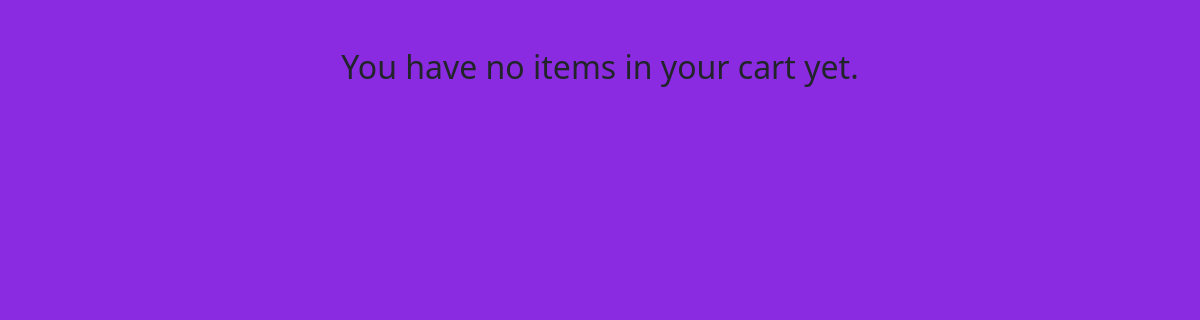
Page /cart/ (signed in) on the earlier database version.
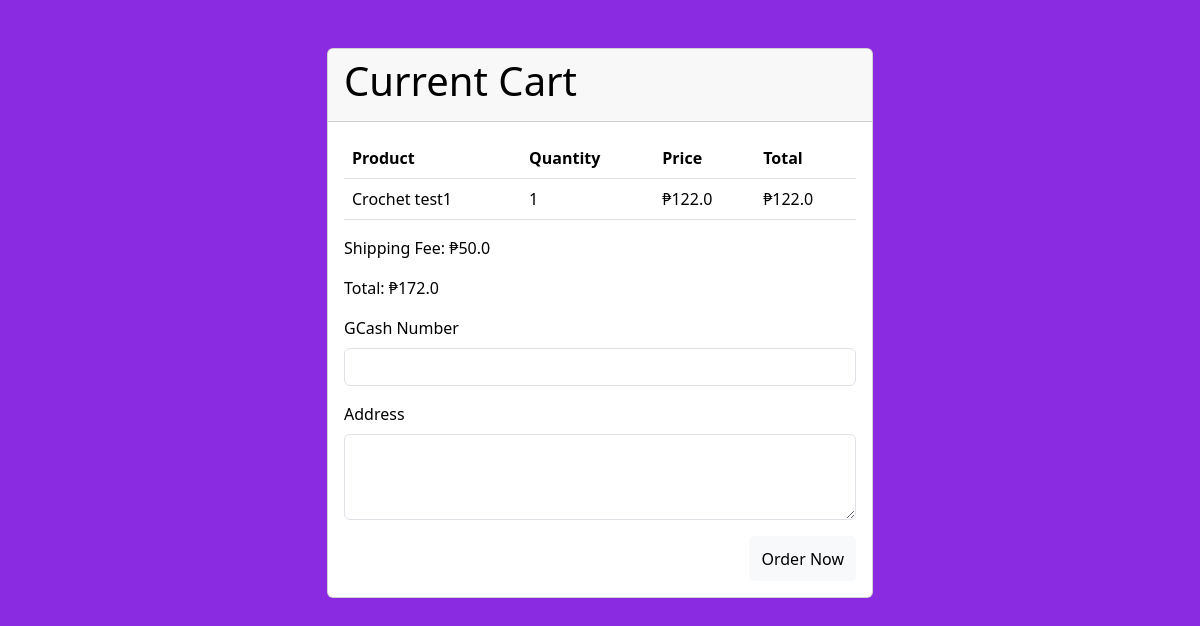
Same page on the later database version.
### main/models.py (models this page shows, shortened)
class CartItem(models.Model):
    order = models.ForeignKey(Cart, on_delete=models.CASCADE)
    product = models.ForeignKey(Product, on_delete=models.CASCADE)
    quantity = models.PositiveIntegerField()
    additional_notes = models.TextField(null=True)

class Product(models.Model):
    CATEGORY_CHOICES = (
        ('Audio', 'Audio'),
        ('Home', 'Home'),
        ('Accessories', 'Accessories'),
    )
    name = models.CharField(max_length=255)
    price = models.FloatField()
    image1 = models.ImageField(upload_to='product_images/', blank=True, null=True)
    image2 = models.ImageField(upload_to='product_images/', blank=True, null=True)
    image3 = models.ImageField(upload_to='product_images/', blank=True, null=True)
    description = models.TextField()
    category = models.CharField(max_length=20, choices=CATEGORY_CHOICES)

class Cart(models.Model):
    user = models.OneToOneField(MyUser, on_delete=models.CASCADE, related_name='cart')
    products = models.ManyToManyField(Product, related_name='carts', through='CartItem')
    created = models.DateField(auto_now_add=True)
    shipping_fee = models.FloatField(null=True)
    total_price = models.FloatField(null=True)

### main/views.py (the view)
# urls.py: path('cart/', views.cart, name='cart'),
@login_required
def cart(request):
    print(request.user)  # Debugging statement
    if request.method == 'POST':
        cart_id = request.POST.get('cart_id')
        gcash_number = request.POST.get('gcash_number')
        shipping_address = request.POST.get('address')
        cart = Cart.objects.get(id=cart_id)
        cart.save()
        order = Order.objects.create(user=request.user, contact_number=gcash_number, shipping_address=shipping_address, total_price=cart.total_price)
        for cart_item in cart.cartitem_set.all():
            OrderItem.objects.create(order=order, product=cart_item.product, quantity=cart_item.quantity, additional_notes=cart_item.additional_notes)
        cart.delete()
        return render(request, 'payment.html')
    else:
        cart_items = CartItem.objects.filter(order__user=request.user)
        if not cart_items:
            has_cart = False
        else:
            has_cart = True
            for item in cart_items:
                item.total = item.product.price * item.quantity
        cart, created = Cart.objects.get_or_create(user=request.user)
        return render(request, 'cart.html', {'cart_items': cart_items, 'cart': cart, 'has_cart': has_cart})

### main/models.py (called while the page is built)
    def __str__(self):
        return self.username

### templates/cart.html (shortened to what this page needs)
{% load static %}
<!DOCTYPE html>
<html lang="en">
<head>
    <link rel="stylesheet" href="{% static 'css/bootstrap.css' %}">
</head>
<body style="background-color: rgb(138, 43, 226);">
{% if has_cart %}
    <div class="container-lg">
        <div class="row justify-content-center mt-5">
            <div class="col-lg-6">
                <div class="card" style="background-color: white; color: black;">
                    <div class="card-header">
                        <h1 class="card-title">Current Cart</h1>
                    </div>
                    <div class="card-body">
                        <table class="table">
                            <thead>
                                <tr>
                                    <th>Product</th>
                                    <th>Quantity</th>
                                    <th>Price</th>
                                    <th>Total</th>
                                </tr>
                            </thead>
                            <tbody>
                                {% for item in cart_items %}
                                <tr>
                                    <td>{{ item.product.name }}</td>
                                    <td>{{ item.quantity }}</td>
                                    <td>₱{{ item.product.price }}</td>
                                    <td>₱{{ item.total }}</td>
                                </tr>
                                {% endfor %}
                            </tbody>
                        </table>
                        <p>Shipping Fee: ₱{{ cart.shipping_fee }}</p>
                        <p>Total: ₱{{ cart.total_price }}</p>
                        <form method="post">
                            <div class="mb-3">
                                <label for="gcash_number" class="form-label">GCash Number</label>
                                <input type="text" class="form-control" id="gcash_number" name="gcash_number" required>
                            </div>
                            <div class="mb-3">
                                <label for="address" class="form-label">Address</label>
                                <textarea class="form-control" id="address" name="address" rows="3" required></textarea>
                            </div>
                            <div class="form-footer">
                                <button type="submit" class="btn btn-light submit">Order Now</button>
                            </div>
                        </form>
                    </div>
                </div>
            </div>
        </div>
    </div>
{% else %}
    <div class="container-lg text-center mt-5">
        <h2>You have no items in your cart yet.</h2>
    </div>
{% endif %}
</body>
</html>

Differences in the rows shown:
added CartItem: product.name "Crochet test1", quantity "1", product.price "122.0", total "122.0"
now on this page (row edited): Cart: shipping_fee "50.0", total_price "172.0"
Other differences:
text no longer shown: "You have no items in your cart yet."
text now shown: "Current Cart Product Quantity Price Total Shipping Fee: ₱ Total: ₱ GCash Number Address Order Now"
